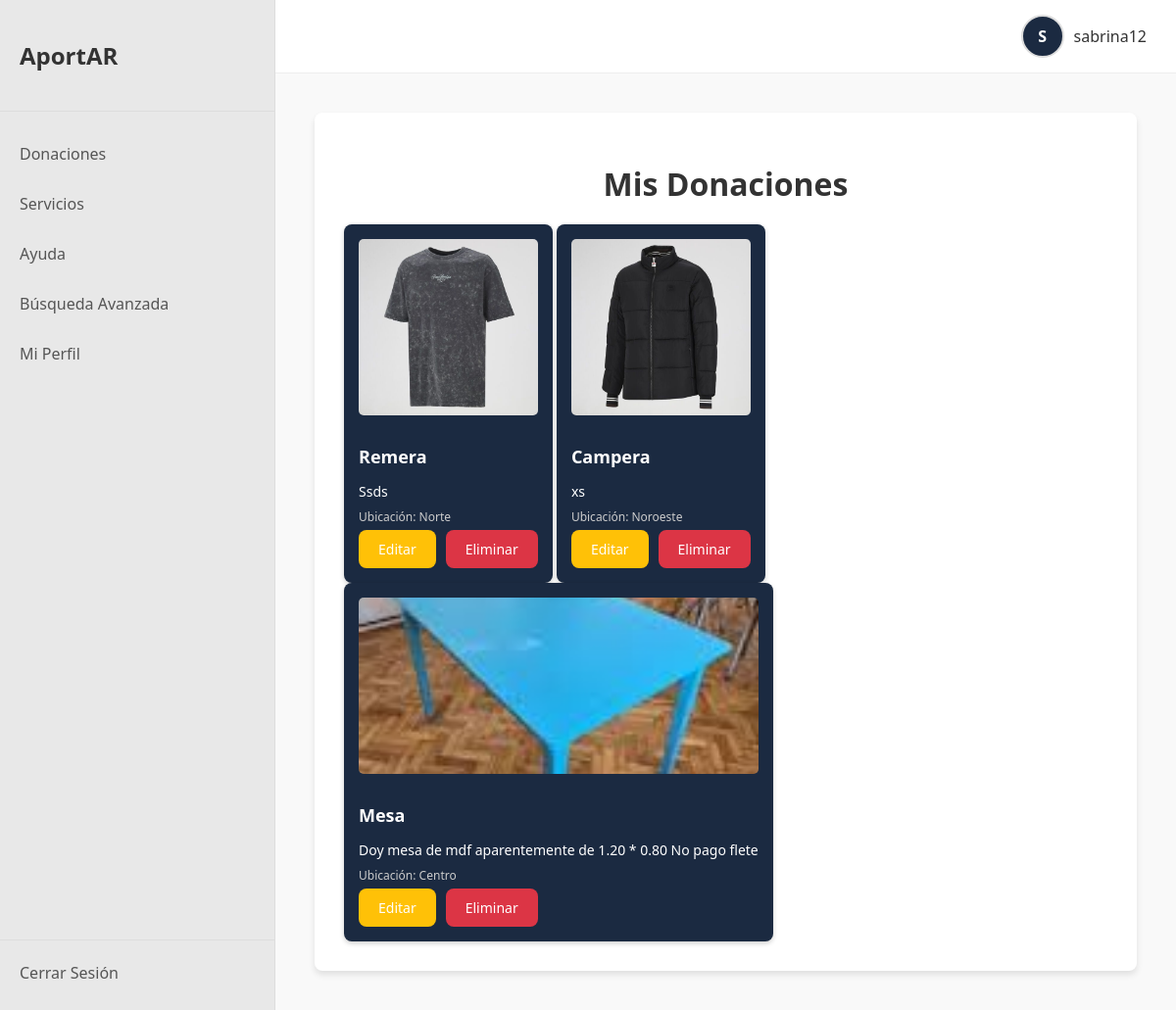
The app's page /donaciones/ver (signed in) with its own data.
### models/user.py (models this page shows, shortened)
class Donacion(db.Model):
    __tablename__ = 'donaciones'
    id = db.Column(db.Integer, primary_key=True)
    titulo = db.Column(db.String(200), nullable=False)
    descripcion = db.Column(db.Text, nullable=False)
    ubicacion = db.Column(db.String(200), nullable=False)
    imagen = db.Column(db.String(200), nullable=True)
    fecha_creacion = db.Column(db.DateTime, default=datetime.utcnow)
    user_id = db.Column(db.Integer, db.ForeignKey('users.id'), nullable=False)

### app.py (the view)
@app.route("/donaciones/ver", methods=["GET"])
def ver_donaciones():
    if 'user_id' not in session:
        return redirect(url_for('login'))
    user_id = session['user_id']
    donaciones = Donacion.query.filter_by(user_id=user_id).all()
    return render_template('ver_donaciones.html', donaciones=donaciones)

### templates/ver_donaciones.html (shortened to what this page needs)
{% extends "base.html" %}
{% block head %}
    <link rel="stylesheet" href="{{ url_for('static', filename='ver_donaciones.css') }}">
{% endblock %}
{% block content %}
<div class="content-list-container">
    <h1>Mis Donaciones</h1>
    {% if donaciones %}
        <div class="list-cards">
            {% for donacion in donaciones %}
            <div class="card">
                {% if donacion.imagen %}
                    <img src="{{ url_for('static', filename='uploads/' + donacion.imagen) }}" alt="Imagen de donación">
                {% endif %}
                <h2>{{ donacion.titulo }}</h2>
                <p>{{ donacion.descripcion }}</p>
                <small>Ubicación: {{ donacion.ubicacion }}</small>
                <div class="card-actions">
                    <a href="{{ url_for('editar_donacion', id=donacion.id) }}" class="btn-edit">Editar</a>
                    <form action="{{ url_for('eliminar_donacion', id=donacion.id) }}" method="POST" onsubmit="return confirm('¿Estás seguro que quieres eliminar esta donación?');">
                        <button type="submit" class="btn-delete">Eliminar</button>
                    </form>
                </div>
            </div>
            {% endfor %}
        </div>
    {% else %}
        <p>Aún no has publicado ninguna donación.</p>
    {% endif %}
</div>
{% endblock %}

### templates/base.html (shortened to what this page needs)
<!DOCTYPE html>
<html lang="es">
<head>
    <link rel="stylesheet" href="{{ url_for('static', filename='style.css') }}">
    {% block head %}{% endblock %}
</head>
<body>
    <div class="container">
        <div class="sidebar">
            <div class="logo">
                <h2>AportAR</h2>
            </div>
            <nav class="nav-menu">
                <div class="menu-item">
                    <div class="menu-header">
                        <span>Donaciones</span>
                    </div>
                </div>
                <div class="menu-item">
                    <div class="menu-header">
                        <span>Servicios</span>
                    </div>
                </div>
                <div class="menu-item">
                    <div class="menu-header">
                        <span>Ayuda</span>
                    </div>
                </div>
                <div class="menu-item single">
                    <a href="/busqueda">
                        <span>Búsqueda Avanzada</span>
                    </a>
                </div>
                <div class="menu-item single">
                    <a href="/perfil">
                        <span>Mi Perfil</span>
                    </a>
                </div>
            </nav>
            <div class="bottom-menu">
                <div class="menu-item single">
                    <a href="{{ url_for('logout') }}">
                        <span>Cerrar Sesión</span>
                    </a>
                </div>
            </div>
        </div>
        <div class="main-content">
            <div class="top-header">
                <div class="user-profile">
                    <div class="user-info">
                        <div class="avatar">{{ session.username[0].upper() if session.username else 'U' }}</div>
                        <span class="username">{{ session.username if session.username else 'Usuario' }}</span>
                    </div>
                </div>
            </div>
            <div class="content-area">
                {% block content %}{% endblock %}
            </div>
        </div>
    </div>
</body>
</html>

### static/style.css (style rules this page uses)
body { margin: 0; font-family: "Segoe UI", Tahoma, Geneva, Verdana, sans-serif; background-color: #f8f9fa; }
.container { display: flex; height: 100vh; }
.sidebar { width: 280px; background-color: #e8e8e8; display: flex; flex-direction: column; border-right: 1px solid #ddd; }
.logo { padding: 20px; border-bottom: 1px solid #ddd; }
.logo h2 { color: #333; font-size: 24px; font-weight: bold; }
.nav-menu { flex: 1; padding: 20px 0; }
.menu-item { margin-bottom: 5px; }
.menu-header { display: flex; align-items: center; padding: 12px 20px; cursor: pointer; color: #555; font-weight: 500; transition: background-color 0.2s; }
.menu-item.single a { display: flex; align-items: center; padding: 12px 20px; color: #555; text-decoration: none; font-weight: 500; transition: background-color 0.2s; }
.bottom-menu { border-top: 1px solid #ddd; padding: 10px 0; }
.main-content { flex: 1; display: flex; flex-direction: column; background-color: #f9f9f9; }
.top-header { background-color: white; padding: 15px 30px; border-bottom: 1px solid #eee; display: flex; justify-content: flex-end; align-items: center; }
.user-profile { display: flex; align-items: center; gap: 20px; }
.user-info { display: flex; align-items: center; gap: 10px; cursor: pointer; }
.avatar { width: 40px; height: 40px; border-radius: 50%; border: 2px solid #ddd; background-color: #1b2a41; color: white; display: flex; align-items: center; justify-content: center; font-weight: bold; font-size: 16px; }
.username { font-weight: 500; color: #333; }
.content-area { flex: 1; padding: 40px; overflow-y: auto; }
.btn, .btn-primary, .btn-secondary, .btn-edit, .btn-delete, .btn-add { all: unset; padding: 10px 20px; border: none; border-radius: 8px; cursor: pointer; font-size: 14px; text-align: center; text-decoration: none; display: inline-block; transition: background-color 0.2s; color: white; font-weight: 400; }
.btn-edit { background-color: #ffc107; }
.btn-delete { background-color: #dc3545; }
.form-container, .content-list-container { background: #fff; padding: 30px; border-radius: 8px; box-shadow: 0 4px 6px rgba(0, 0, 0, 0.1); }
.list-cards { display: grid; grid-template-columns: repeat(auto-fit, minmax(280px, 1fr)); gap: 20px; }
.card, .publicacion-global { background: #1b2a41; color: white; padding: 15px; border-radius: 8px; box-shadow: 0 2px 5px rgba(0, 0, 0, 0.2); display: flex; flex-direction: column; height: 100%; }
.card img { width: 100%; height: 180px; object-fit: cover; border-radius: 5px; margin-bottom: 10px; }
.card h2 { margin-bottom: 8px; font-size: 18px; }
.card p { margin-bottom: 8px; font-size: 14px; }
.card small { display: block; margin-bottom: 5px; font-size: 12px; color: #ccc; }
.card-actions { display: flex; gap: 10px; margin-top: auto; }

### static/ver_donaciones.css (style rules this page uses)
.content-list-container { background: #fff; padding: 30px; border-radius: 8px; box-shadow: 0 4px 6px rgba(0, 0, 0, 0.1); }
.content-list-container h1 { text-align: center; color: #333; margin-bottom: 20px; }
.list-cards { display: inline-block; grid-template-columns: repeat(auto-fit, minmax(280px, 1fr)); gap: 20px; }
.card { background: #1b2a41; color: white; padding: 15px; border-radius: 8px; box-shadow: 0 2px 5px rgba(0, 0, 0, 0.2); display: inline-block; flex-direction: column; height: 100%; }
.card h2 { margin-bottom: 8px; font-size: 18px; }
.card p { margin-bottom: 8px; font-size: 14px; }
.card small { display: block; margin-bottom: 5px; font-size: 12px; color: #ccc; }
.card-actions { display: flex; gap: 10px; margin-top: auto; }

### records on screen
Donacion: imagen (picture), titulo "Remera", descripcion "Ssds", ubicacion "Norte"
Donacion: imagen (picture), titulo "Campera", descripcion "xs", ubicacion "Noroeste"
Donacion: imagen (picture), titulo "Mesa", descripcion "Doy mesa de mdf aparentemente de 1.20 * 0.80 No pago flete", ubicacion "Centro"

### other values on screen
{{ session.username[0].upper() if session.username else 'U' }} "S"
{{ session.username if session.username else 'Usuario' }} "sabrina12"
